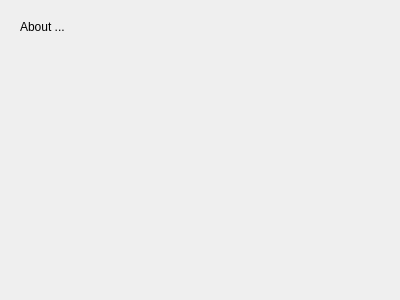
<?xml version="1.0" encoding="UTF-8"?>
<ui version="4.0">
 <class>FormAbout</class>
 <widget class="QWidget" name="FormAbout">
  <property name="geometry">
   <rect>
    <x>0</x>
    <y>0</y>
    <width>400</width>
    <height>300</height>
   </rect>
  </property>
  <property name="windowTitle">
   <string>Form</string>
  </property>
  <widget class="QLabel" name="label">
   <property name="geometry">
    <rect>
     <x>20</x>
     <y>20</y>
     <width>46</width>
     <height>13</height>
    </rect>
   </property>
   <property name="text">
    <string>About ...</string>
   </property>
  </widget>
 </widget>
 <resources/>
 <connections/>
</ui>
